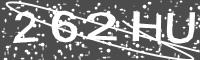
#> input picture dataset/origin/262HU.png, 200 x 60 px
$ python -i clean_data.py   (imports and definitions only)
#> lines starting #> are read from the running program, lines starting #| are printed output that depends on the picture; after the words box and inside, x2 and y2 are one past the last pixel; in counts of white or black regions, pixels touching at a corner belong together
import os
import cv2
from collections import Counter

def clean_image(image_path, show_steps=False):
#> called with image_path = '../dataset/origin/262HU.png', show_steps = False
    image = cv2.imread(image_path)
#> image is the input picture: shape (60, 200, 3); min 47, max 255, mean 127.4
    gray = cv2.cvtColor(image, cv2.COLOR_BGR2GRAY)

    blurred = cv2.GaussianBlur(gray, (3, 3), 0)
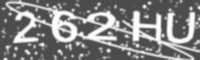
#> blurred: shape (60, 200); min 72, max 255, mean 127.5
    opened = cv2.morphologyEx(blurred, cv2.MORPH_OPEN, cv2.getStructuringElement(cv2.MORPH_RECT, (4, 4)))
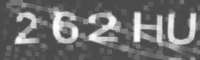
#> opened: shape (60, 200); min 72, max 252, mean 111.1
    eroded = cv2.erode(opened, cv2.getStructuringElement(cv2.MORPH_RECT, (1, 1)), iterations=4)
    dilated = cv2.dilate(eroded, cv2.getStructuringElement(cv2.MORPH_RECT, (2, 2)), iterations=1)
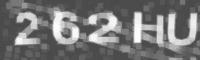
#> dilated: shape (60, 200); min 73, max 252, mean 118.7
    closed = cv2.morphologyEx(dilated, cv2.MORPH_CLOSE, cv2.getStructuringElement(cv2.MORPH_ELLIPSE, (1, 1)), iterations=2)
    _, binary = cv2.threshold(closed, 0, 255, cv2.THRESH_BINARY + cv2.THRESH_OTSU)
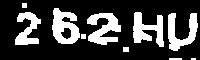
#> binary: shape (60, 200); 25.2% white; 10 white regions (1 under 20 px), largest, box (x1, y1, x2, y2) and area: (52, 8, 80, 44) 641, (87, 13, 121, 45) 629, (133, 12, 164, 47) 595
    if show_steps:
        cv2.imshow("Original", image)
        cv2.imshow("Binary", binary)
        cv2.waitKey(0)
        cv2.destroyAllWindows()
    return binary

def clean_all_images(input_dir='dataset/origin', output_dir='dataset/clean'):
    os.makedirs(output_dir, exist_ok=True)

    for filename in os.listdir(input_dir):
        if filename.lower().endswith(('.png', '.jpg', '.jpeg')):
            input_path = os.path.join(input_dir, filename)
            output_path = os.path.join(output_dir, filename)

            cleaned = clean_image(input_path)
            cv2.imwrite(output_path, cleaned)
            print(f"Saved cleaned image to {output_path}")

def analyze_characters(dataset_path="dataset/clean"):
    filenames = [f for f in os.listdir(dataset_path) if f.endswith(".png")]
    counter = Counter()

    for name in filenames:
        label = os.path.splitext(name)[0]
        counter.update(label)

    print("count:")
    for char, count in sorted(counter.items()):
        print(f"{char}: {count}")

    unique_chars = sorted(counter.keys())
    print("char_set")
    print(f"'{''.join(unique_chars)}'")
    return unique_chars

# [1 line not run here, left out]

>>> result = clean_image('../dataset/origin/262HU.png')

$ run again, on dataset/origin/3J4DY.png
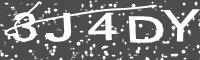
#> input picture dataset/origin/3J4DY.png, 200 x 60 px
#> in clean_image, image is the input picture: shape (60, 200, 3); min 47, max 255, mean 117.7
#> in clean_image, `dilated = cv2.dilate(eroded, cv2.getStructuringElement(cv2.MORPH_RECT,..`:
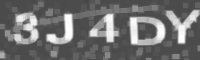
#> dilated: shape (60, 200); min 72, max 253, mean 111.3
#> in clean_image, `_, binary = cv2.threshold(closed, 0, 255, cv2.THRESH_BINARY + cv2.THRE..`:
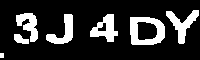
#> binary: shape (60, 200); 18.8% white; 7 white regions, largest, box (x1, y1, x2, y2) and area: (130, 17, 165, 45) 590, (166, 10, 199, 44) 429, (90, 14, 118, 42) 406
